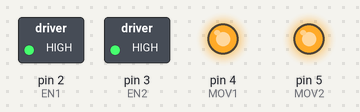
A sketch run on a simulated Arduino Uno, built with avr-gcc and run on an emulated ATmega328P. On the bench: switched loads named in the sketch (green lamp = pin HIGH), output pins drawn as LEDs (lit = HIGH).

Above: at 0.1 s.
Timing chart, 0 to 1.6 s (numbered marks = the images above):
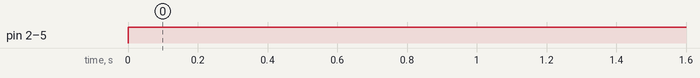

Measured:
- by itself, pin 2 (EN1), pin 3 (EN2), pin 4 (MOV1), pin 5 (MOV2): LOW → HIGH at 0.00 s

The sketch:

teste_motor.ino
```cpp
int CLK = 14;
int EN1 = 2;
int EN2 = 3;
int MOV1 = 4;
int MOV2 = 5;

void setup()
{
// //##########################################//
// //####  CONFIGURAÇÃO DO WATCHDOG TIMER  ####//
// //##########################################//
//
// WDTCTL = WDTPW | WDTHOLD; //WATCHDOG TIMER PARADO
//
// //##########################################//
// //#######  CONFIGURAÇÃO DO CLOCK  ##########//
// //##########################################//
//
// DCOCTL = 0;             //
// BCSCTL1 = CALBC1_1MHZ;   //CONFIGURA CLOCK EM 1 MHZ
// DCOCTL = CALDCO_1MHZ;   //
//
// //##########################################//
// //##########  DECLARAÇÃO DE I/Os  ##########//
// //##########################################//
//
// P1DIR |= 0x40; //P1.6 IMPLEMENTADO COMO SAÍDA
// P1SEL |= 0x40; //CONFIGURANDO P1.6 COMO PERIFÉRICO TA0.1
//
// //##########################################//
// //#######  CONFIGURAÇÃO DO TIMER0_A  #######//
// //##########################################//
//
// TACCR0 = 8000; //PERÍODO DO PWM
// TACCTL1 = OUTMOD_7; //MODO DE SAÍDA DO TIMER0_A: RESET/SET
// TACCR1 = TACCR0/2; //DUTY CYCLE DO PWM EM 50%
// TACTL = TASSEL_2 + MC_1; //TASSEL_2 -> CLOCK SOURCE: MCLK  MC_1 ->                           //TIMER COM CONTAGEM PROGRESSIVA DE 0 ATÉ TACCR1
//
// _BIS_SR(CPUOFF); //DESLIGA A CPU PARA ECONOMIZAR CONSUMO (LPM0)

  pinMode(CLK, OUTPUT);
  pinMode(EN1, OUTPUT);
  pinMode(EN2, OUTPUT);
  pinMode(MOV1, OUTPUT);
  pinMode(MOV2, OUTPUT);
}

void loop()
{
  analogWrite(CLK, 120);
  digitalWrite(EN1, HIGH);
  digitalWrite(EN2, HIGH);
  digitalWrite(MOV1, HIGH);
  digitalWrite(MOV2, HIGH);
//  delay(5000);
//  digitalWrite(MOV1, LOW);
//  digitalWrite(MOV2, LOW);
//  delay(5000);
//  digitalWrite(EN1, LOW);
//  digitalWrite(EN2, LOW);
//  delay(1000);

}
```
